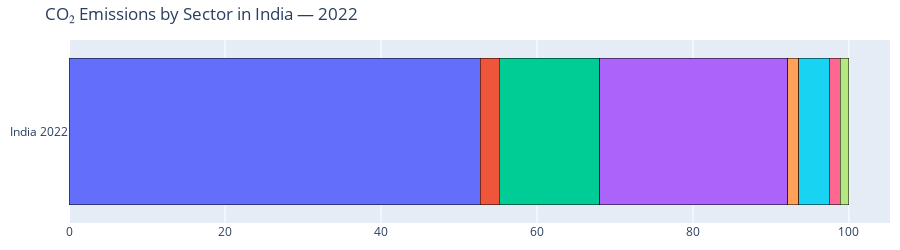

The notebook cell this image was saved under:
### Markdown cell above
# Line Chart: Evolution of CO₂ Emissions by Fuel in India (2000–2022)

### Code cell
import plotly.graph_objects as go

# Load CSV file
df = pd.read_csv("International Energy Agency - CO2 emissions by sector, India, 2022.csv")
df = df.iloc[:, :2]
df.dropna(inplace=True)
df['Value'] = pd.to_numeric(df['Value'], errors='coerce')
df['Percentage'] = 100 * df['Value'] / df['Value'].sum()

sector_col = 'CO2 emissions by sector, India, 2022'

# Prepare plotly traces
fig = go.Figure()
start = 0
for i, row in df.iterrows():
    fig.add_trace(go.Bar(
        y=['India 2022'],
        x=[row['Percentage']],
        name=row[sector_col],
        orientation='h',
        hovertemplate=f"<b>{row[sector_col]}</b><br>CO₂: {row['Value']:.1f} Mt<br>Share: {row['Percentage']:.1f}%",
        marker=dict(line=dict(width=0.5, color='black'))
    ))

# Layout
fig.update_layout(
    title="CO₂ Emissions by Sector in India — 2022",
    barmode='stack',
    showlegend=False,
    height=250,
    margin=dict(l=10, r=10, t=40, b=10)
)

fig.show()

### Figure 1 — Plotly figure (JSON) as saved in the notebook; plotly's stock layout.template omitted (floating-point values rounded to 4 significant figures)
{"data": [{"hovertemplate": "<b>Electricity and heat producers</b><br>CO₂: 1327.1 Mt<br>Share: 52.7%", "marker": {"line": {"color": "black", "width": 0.5}}, "name": "Electricity and heat producers", "orientation": "h", "type": "bar", "x": [52.73], "y": ["India 2022"]}, {"hovertemplate": "<b>Other energy industries</b><br>CO₂: 62.0 Mt<br>Share: 2.5%", "marker": {"line": {"color": "black", "width": 0.5}}, "name": "Other energy industries", "orientation": "h", "type": "bar", "x": [2.461], "y": ["India 2022"]}, {"hovertemplate": "<b>Transport Sector</b><br>CO₂: 323.8 Mt<br>Share: 12.9%", "marker": {"line": {"color": "black", "width": 0.5}}, "name": "Transport Sector", "orientation": "h", "type": "bar", "x": [12.86], "y": ["India 2022"]}, {"hovertemplate": "<b>Industry Sector</b><br>CO₂: 607.1 Mt<br>Share: 24.1%", "marker": {"line": {"color": "black", "width": 0.5}}, "name": "Industry Sector", "orientation": "h", "type": "bar", "x": [24.12], "y": ["India 2022"]}, {"hovertemplate": "<b>Commercial and Public Services</b><br>CO₂: 34.9 Mt<br>Share: 1.4%", "marker": {"line": {"color": "black", "width": 0.5}}, "name": "Commercial and Public Services", "orientation": "h", "type": "bar", "x": [1.388], "y": ["India 2022"]}, {"hovertemplate": "<b>Residential</b><br>CO₂: 98.8 Mt<br>Share: 3.9%", "marker": {"line": {"color": "black", "width": 0.5}}, "name": "Residential", "orientation": "h", "type": "bar", "x": [3.924], "y": ["India 2022"]}, {"hovertemplate": "<b>Agriculture/Forestry</b><br>CO₂: 34.8 Mt<br>Share: 1.4%", "marker": {"line": {"color": "black", "width": 0.5}}, "name": "Agriculture/Forestry", "orientation": "h", "type": "bar", "x": [1.382], "y": ["India 2022"]}, {"hovertemplate": "<b>Non-specified (Other)</b><br>CO₂: 28.5 Mt<br>Share: 1.1%", "marker": {"line": {"color": "black", "width": 0.5}}, "name": "Non-specified (Other)", "orientation": "h", "type": "bar", "x": [1.133], "y": ["India 2022"]}], "layout": {"barmode": "stack", "height": 250, "margin": {"b": 10, "l": 10, "r": 10, "t": 40}, "showlegend": false, "title": {"text": "CO₂ Emissions by Sector in India — 2022"}}}
